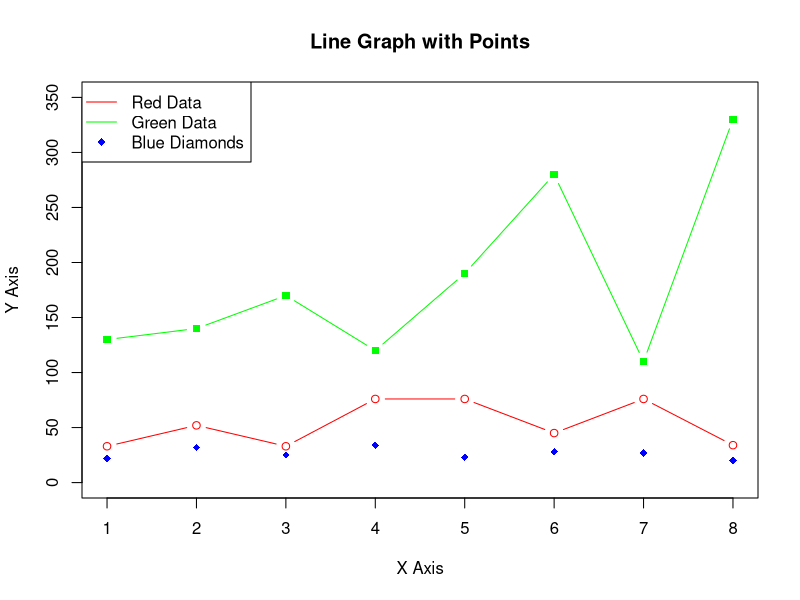
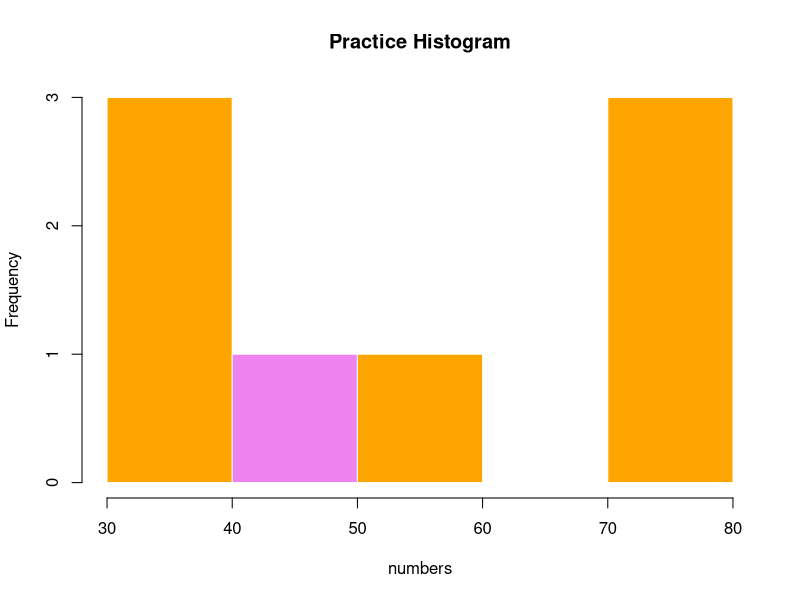

Write R code to recreate these figures, in order.
# CLI: Rscript plotting.r

num<-read.csv('numbers.csv')

pdf('plot.pdf')
plot(
    num[,1],
    num[,2], 
    type="b", 
    col="red", 
    xlab="X Axis", 
    ylab="Y Axis", 
    main="Line Graph with Points",
    ylim=c(0,350)
)
lines(
    num[,1], 
    num[,3], 
    type="b", 
    col="green", 
    pch=15
)
points(
    num[,4],
    col="blue",
    pch=18
)
legend(
    "topleft",
    legend = c("Red Data", "Green Data", "Blue Diamonds"),
    col = c("red", "green", "blue"),
    lty = c(1,1,NA),
    pch=c(NA,NA,18)
)

pdf('hist.pdf')
hist(
    num[,2], 
    main="Practice Histogram", 
    xlab="numbers", 
    col=c("orange","violet"), 
    border="white"
)
